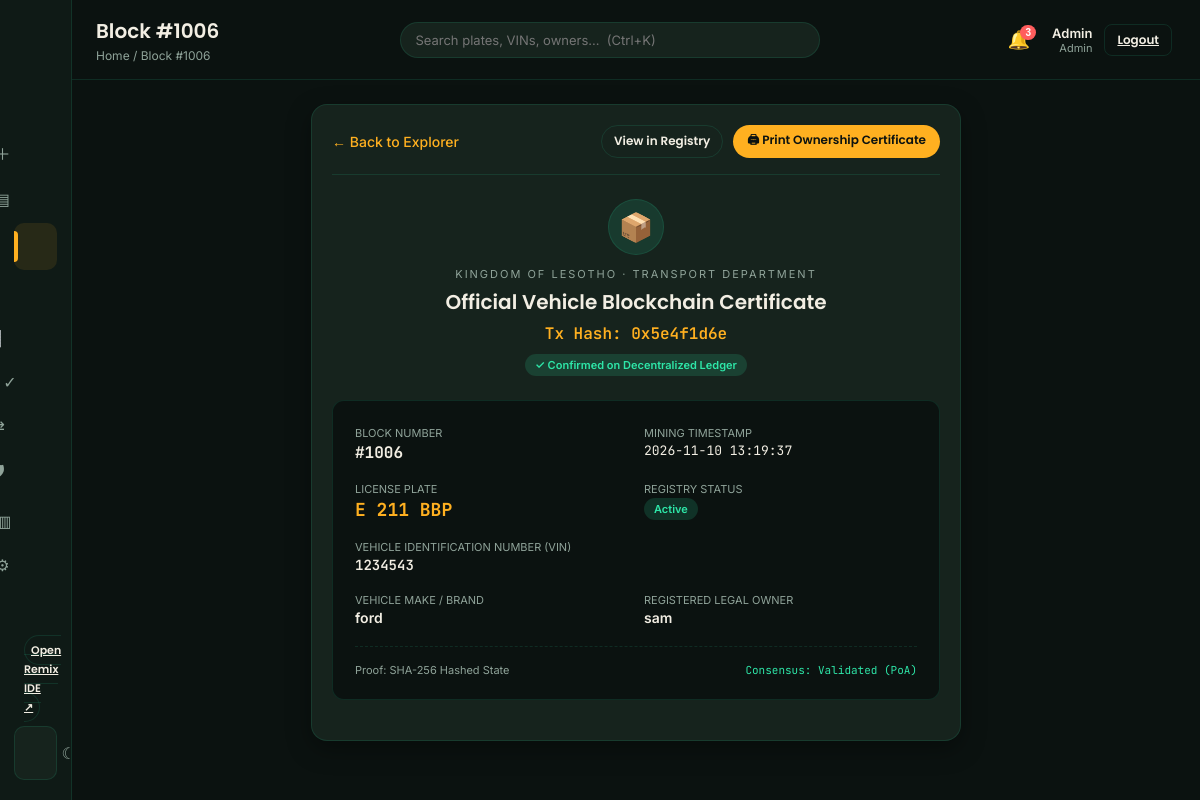
Page /block/1006 (signed in) on the committed database.
### tables this page shows
CREATE TABLE users (id INTEGER PRIMARY KEY, username TEXT UNIQUE, password TEXT, role TEXT);

CREATE TABLE vehicles (id INTEGER PRIMARY KEY, vin TEXT, plate TEXT, make TEXT, owner TEXT, status TEXT, tx_hash TEXT, created_at TIMESTAMP DEFAULT CURRENT_TIMESTAMP);

### app.py (the view)
@app.route("/block/<int:id>")
@login_required
def view_block(id):
    conn = get_db()
    c = conn.cursor()
    c.execute("SELECT * FROM vehicles WHERE id = ?", (id,))
    block = c.fetchone()
    conn.close()
    if not block:
        flash('Block not found.', 'error')
        return redirect(url_for('blockchain'))
    return render_template("view_block.html", active="blockchain", title=f"Block #{id}", block=block)

### app.py (called while the page is built)
def get_db():
    conn = sqlite3.connect('app.db')
    conn.row_factory = sqlite3.Row
    return conn

@login_manager.user_loader
def load_user(user_id):
    conn = get_db()
    c = conn.cursor()
    c.execute('SELECT * FROM users WHERE id = ?', (user_id,))
    row = c.fetchone()
    conn.close()
    if row: return User(row['id'], row['username'], row['role'])
    return None

@app.context_processor
def inject_global_data():
    if current_user.is_authenticated:
        conn = get_db()
        c = conn.cursor()
        c.execute('SELECT plate, owner FROM vehicles ORDER BY id DESC LIMIT 3')
        recent_vehicles = c.fetchall()
        c.execute('SELECT * FROM security_permissions WHERE role = ?', (current_user.role,))
        perm_row = c.fetchone()
        user_perms = dict(perm_row) if perm_row else {}
        conn.close()
        return dict(current_user=current_user, recent_vehicles=recent_vehicles, user_perms=user_perms)
    return dict(current_user=current_user, recent_vehicles=[], user_perms={})

### templates/view_block.html (shortened to what this page needs)
{% extends "base.html" %}
{% block content %}
<div class="card" style="max-width: 650px; margin: 0 auto; box-shadow: var(--shadow);">
  <div class="no-print" style="display:flex; justify-content:space-between; align-items:center; margin-bottom: 24px; padding-bottom: 16px; border-bottom: 1px solid var(--border);">
    <a href="/blockchain" class="btn-text">← Back to Explorer</a>
    <div style="display:flex; gap:10px;">
      <a href="/registry" class="btn btn-secondary" style="font-size:12px; padding:6px 12px; text-decoration:none;">View in Registry</a>
      <button onclick="window.print()" class="btn btn-primary" style="font-size:12px; padding:6px 14px;">🖨 Print Ownership Certificate</button>
    </div>
  </div>
  <div style="text-align: center; margin-bottom: 24px;">
    <div class="block-icon" style="width: 56px; height: 56px; font-size: 28px; margin: 0 auto 12px auto; background:rgba(46,230,168,0.12); color:var(--accent-2);">📦</div>
    <div style="font-size: 11px; letter-spacing: 2px; color: var(--muted); text-transform: uppercase;">Kingdom of Lesotho · Transport Department</div>
    <h2 style="margin: 6px 0; font-size: 20px;">Official Vehicle Blockchain Certificate</h2>
    <h1 class="mono" style="color: var(--accent); font-size: 16px; margin-top: 6px; word-break: break-all;">Tx Hash: {{ block['tx_hash'] }}</h1>
    <span class="badge-status active" style="margin-top: 10px; display:inline-block;">✓ Confirmed on Decentralized Ledger</span>
  </div>
  <div class="receipt" style="background: var(--bg); padding: 22px; border-radius: 12px; border: 1px solid var(--border);">
    <div style="display:grid; grid-template-columns: 1fr 1fr; gap:16px;">
      <div>
        <span class="muted" style="font-size:11px; text-transform:uppercase;">Block Number</span>
        <div class="mono" style="font-size:16px; font-weight:700; color:var(--text); margin-top:2px;">#{{ block['id'] }}</div>
      </div>
      <div>
        <span class="muted" style="font-size:11px; text-transform:uppercase;">Mining Timestamp</span>
        <div class="mono" style="font-size:13px; color:var(--text); margin-top:2px;">{{ block['created_at'] }}</div>
      </div>
      <div>
        <span class="muted" style="font-size:11px; text-transform:uppercase;">License Plate</span>
        <div class="plate" style="font-size: 18px; font-weight:700; color:var(--accent); margin-top:2px;">{{ block['plate'] }}</div>
      </div>
      <div>
        <span class="muted" style="font-size:11px; text-transform:uppercase;">Registry Status</span>
        <div style="margin-top:2px;"><span class="badge-status {{ block['status']|lower }}">{{ block['status'] }}</span></div>
      </div>
      <div style="grid-column: span 2;">
        <span class="muted" style="font-size:11px; text-transform:uppercase;">Vehicle Identification Number (VIN)</span>
        <div class="mono" style="font-size:14px; font-weight:600; color:var(--text); margin-top:2px;">{{ block['vin'] }}</div>
      </div>
      <div>
        <span class="muted" style="font-size:11px; text-transform:uppercase;">Vehicle Make / Brand</span>
        <div style="font-size:14px; font-weight:600; color:var(--text); margin-top:2px;">{{ block['make'] }}</div>
      </div>
      <div>
        <span class="muted" style="font-size:11px; text-transform:uppercase;">Registered Legal Owner</span>
        <div style="font-size:14px; font-weight:600; color:var(--text); margin-top:2px;">{{ block['owner'] }}</div>
      </div>
    </div>
    <div style="margin-top: 20px; padding-top: 16px; border-top: 1px dashed var(--border); font-size: 11px; color: var(--muted); display:flex; justify-content:space-between; align-items:center;">
      <span>Proof: SHA-256 Hashed State</span>
      <span class="mono" style="color:var(--accent-2);">Consensus: Validated (PoA)</span>
    </div>
  </div>
</div>
{% endblock %}

### templates/base.html (shortened to what this page needs)
<!DOCTYPE html>
<html lang="en" data-theme="dark">
<head>
  <link rel="stylesheet" href="{{ url_for('static', filename='css/style.css') }}" />
</head>
<body>
  <div class="app-shell">
    <aside class="sidebar" id="sidebar">
      <div class="logo">
      </div>
      <nav class="nav">
        <a href="/" class="nav-item {% if active == 'dashboard' %}active{% endif %}"><span class="nav-icon">▦</span><span class="nav-label">Dashboard</span></a>
        {% if current_user.role == 'Admin' or (user_perms and user_perms.get('can_register')) %}
        <a href="/register" class="nav-item {% if active == 'register' %}active{% endif %}"><span class="nav-icon">＋</span><span class="nav-label">Register</span></a>
        {% endif %}
        <a href="/registry" class="nav-item {% if active == 'registry' %}active{% endif %}"><span class="nav-icon">▤</span><span class="nav-label">Registry</span></a>
        <a href="/blockchain" class="nav-item {% if active == 'blockchain' %}active{% endif %}"><span class="nav-icon">⛓</span><span class="nav-label">Blockchain</span></a>
        <a href="/ai-dashboard" class="nav-item {% if active == 'ai_dashboard' %}active{% endif %}"><span class="nav-icon">🧠</span><span class="nav-label">AI Analytics</span></a>
        <a href="/spreadsheet" class="nav-item {% if active == 'spreadsheet' %}active{% endif %}"><span class="nav-icon">📊</span><span class="nav-label">Data Specs</span></a>
        <a href="/verify" class="nav-item {% if active == 'verify' %}active{% endif %}"><span class="nav-icon">✓</span><span class="nav-label">Verify</span></a>
        {% if current_user.role == 'Admin' or (user_perms and user_perms.get('can_transfer')) %}
        <a href="/transfers" class="nav-item {% if active == 'transfers' %}active{% endif %}"><span class="nav-icon">⇄</span><span class="nav-label">Transfers</span></a>
        {% endif %}
        {% if current_user.role == 'Admin' or (user_perms and user_perms.get('can_audit')) %}
        <a href="/audit" class="nav-item {% if active == 'audit' %}active{% endif %}"><span class="nav-icon">🛡</span><span class="nav-label">Audit Log</span></a>
        {% endif %}
        <a href="/reports" class="nav-item {% if active == 'reports' %}active{% endif %}"><span class="nav-icon">▥</span><span class="nav-label">Reports</span></a>
        {% if current_user.role == 'Admin' %}
        <a href="/settings" class="nav-item {% if active == 'settings' %}active{% endif %}"><span class="nav-icon">⚙</span><span class="nav-label">Settings</span></a>
        {% endif %}
      </nav>
      <div style="margin-bottom: 10px; padding: 0 10px;">
        <a href="https://remix.ethereum.org" target="_blank" class="btn btn-secondary" style="width:100%; font-size:11px; padding:6px;">Open Remix IDE ↗</a>
      </div>
      <div class="wallet-chip">
        <button class="theme-toggle" id="themeToggle" title="Toggle theme">☾</button>
      </div>
    </aside>
    <div class="main">
      <header class="topbar">
        <div class="topbar-left">
          <div>
            <h1 class="page-title">{{ title }}</h1>
            <div class="breadcrumb">Home / {{ title }}</div>
          </div>
        </div>
        <div class="topbar-center">
          <input type="search" class="search-box" placeholder="Search plates, VINs, owners…  (Ctrl+K)" />
        </div>
        <div class="topbar-right">
          <div class="notification-wrapper">
            <button class="bell" id="bellBtn" title="Notifications">
              <span>🔔</span><span class="badge" id="notifBadge">{{ recent_vehicles|length }}</span>
            </button>
          </div>
          <div class="user-profile" style="display:flex; align-items:center; gap:12px;">
            <div style="display:flex; flex-direction:column; text-align:right;">
              <span style="font-size:13px; font-weight:600; color:var(--text);">{{ current_user.username|capitalize }}</span>
              <span style="font-size:11px; color:var(--muted);">{{ current_user.role }}</span>
            </div>
            <a href="/logout" class="btn btn-secondary" style="padding: 6px 12px; font-size:12px; border-radius: 8px;">Logout</a>
          </div>
        </div>
      </header>
      <main class="content">{% block content %}{% endblock %}</main>
    </div>
  </div>
</body>
</html>

### rows in the picture
users: username "Admin", role "Admin"
vehicles: tx_hash "0x5e4f1d6e", id "1006", created_at "2026-11-10 13:19:37", plate "E 211 BBP", status "Active", vin "1234543", make "ford", owner "sam"

### other values in the picture
{{ title }} "Block #1006"
{{ recent_vehicles|length }} "3"
